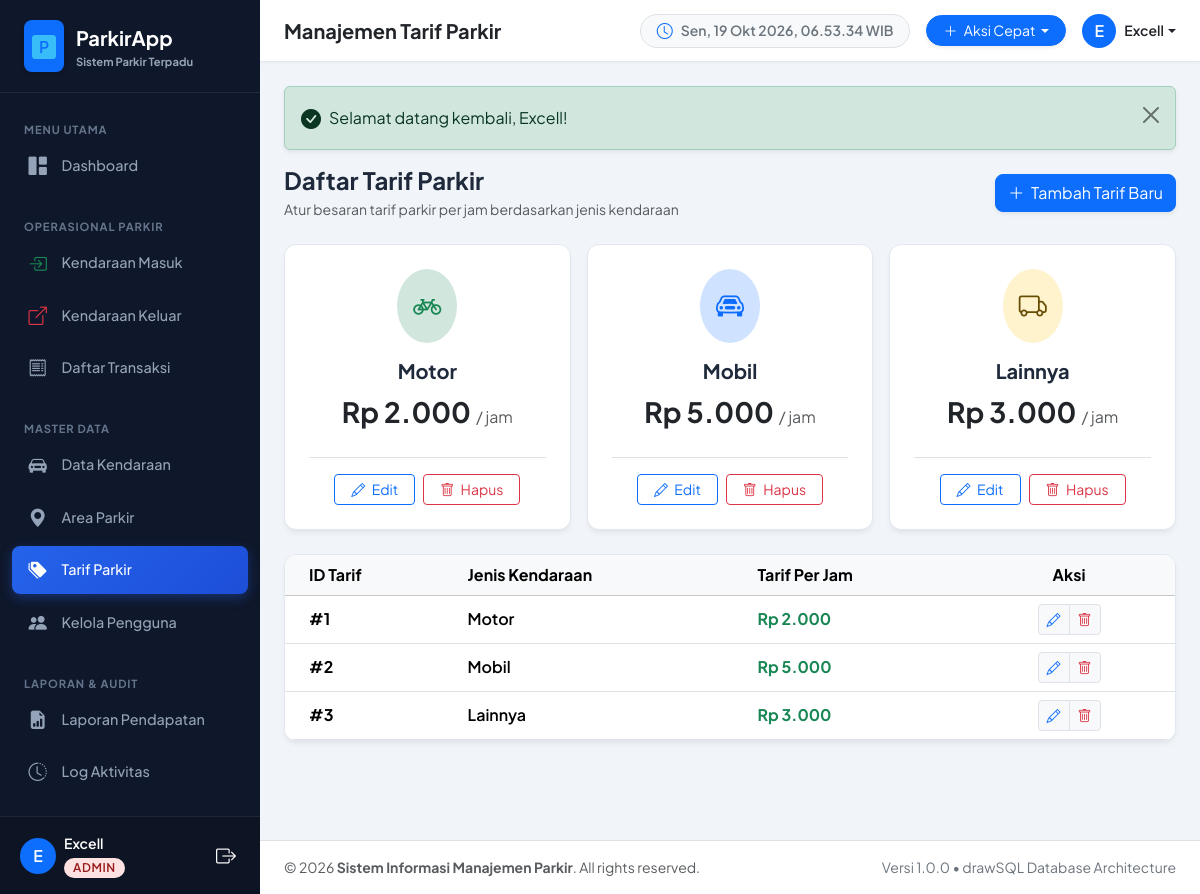
The app's page /pages/tarif/index.php (signed in) with its own data.
### tables this page shows
CREATE TABLE IF NOT EXISTS `tb_user` (
  `id_user` int(11) NOT NULL AUTO_INCREMENT,
  `nama_lengkap` varchar(50) NOT NULL,
  `username` varchar(50) NOT NULL,
  `password` varchar(100) NOT NULL,
  `role` enum('admin','petugas','owner') NOT NULL,
  `status_aktif` tinyint(1) NOT NULL DEFAULT 1,
  PRIMARY KEY (`id_user`),
  UNIQUE KEY `tb_user_username_unique` (`username`)
);

CREATE TABLE IF NOT EXISTS `tb_tarif` (
  `id_tarif` int(11) NOT NULL AUTO_INCREMENT,
  `jenis_kendaraan` enum('motor','mobil','lainnya') NOT NULL,
  `tarif_per_jam` decimal(10,0) NOT NULL,
  PRIMARY KEY (`id_tarif`)
);

### config/auth.php (called while the page is built, shortened)
<?php
require_once __DIR__ . '/database.php';
require_once __DIR__ . '/helper.php';
if (isset($_SESSION['user_id']) && isset($pdo)) {
    try {
        $stmt_sync_user = $pdo->prepare("SELECT nama_lengkap, username, role, status_aktif FROM tb_user WHERE id_user = ? LIMIT 1");
        $stmt_sync_user->execute([$_SESSION['user_id']]);
    } catch (Exception $e) {
    }
}
function isLoggedIn() {
    return isset($_SESSION['user_id']) && !empty($_SESSION['user_id']);
}
function getCurrentUser() {
    return [
        'id_user'      => $_SESSION['user_id'],
        'nama_lengkap' => $_SESSION['nama_lengkap'],
        'username'     => $_SESSION['username'],
        'role'         => $_SESSION['role'],
    ];
}
function isAdmin() {
    return isLoggedIn() && $_SESSION['role'] === 'admin';
}

### pages/tarif/index.php (the view, shortened to what this page needs)
<?php
require_once __DIR__ . '/../../config/database.php';
require_once __DIR__ . '/../../config/helper.php';
require_once __DIR__ . '/../../config/auth.php';
$page_heading = 'Manajemen Tarif Parkir';
$stmt = $pdo->query("SELECT * FROM tb_tarif ORDER BY id_tarif ASC");
$tarifs = $stmt->fetchAll();
include __DIR__ . '/../../includes/header.php';
include __DIR__ . '/../../includes/sidebar.php';
include __DIR__ . '/../../includes/navbar.php';
?>
<div class="d-flex justify-content-between align-items-center flex-wrap gap-2 mb-4">
    <div>
        <h4 class="fw-bold mb-1">Daftar Tarif Parkir</h4>
        <p class="text-muted small mb-0">Atur besaran tarif parkir per jam berdasarkan jenis kendaraan</p>
    </div>
    <a href="<?= base_url('pages/tarif/create.php') ?>" class="btn btn-primary rounded-3 shadow-sm">
        <i class="bi bi-plus-lg me-1"></i> Tambah Tarif Baru
    </a>
</div>
<div class="row g-3 mb-4">
    <?php foreach ($tarifs as $tf):
        $icon = 'bi-car-front';
        $bg = 'bg-primary-subtle text-primary';
        if ($tf['jenis_kendaraan'] === 'motor') {
            $icon = 'bi-bicycle';
            $bg = 'bg-success-subtle text-success';
        } elseif ($tf['jenis_kendaraan'] === 'lainnya') {
            $icon = 'bi-truck';
            $bg = 'bg-warning-subtle text-warning-emphasis';
        }
    ?>
    <div class="col-md-4">
        <div class="data-card p-4 text-center h-100 d-flex flex-column justify-content-between">
            <div>
                <div class="d-inline-flex p-3 rounded-circle <?= $bg ?> fs-3 mb-3">
                    <i class="bi <?= $icon ?>"></i>
                </div>
                <h5 class="fw-bold text-capitalize mb-1"><?= e($tf['jenis_kendaraan']) ?></h5>
                <div class="fs-3 fw-bold text-dark my-2"><?= rupiah($tf['tarif_per_jam']) ?> <span class="fs-6 text-muted fw-normal">/ jam</span></div>
            </div>
            <div class="d-flex justify-content-center gap-2 mt-3 pt-3 border-top">
                <a href="<?= base_url('pages/tarif/edit.php?id=' . $tf['id_tarif']) ?>" class="btn btn-sm btn-outline-primary px-3">
                    <i class="bi bi-pencil me-1"></i> Edit
                </a>
                <a href="<?= base_url('pages/tarif/delete.php?id=' . $tf['id_tarif']) ?>" class="btn btn-sm btn-outline-danger px-3" onclick="return confirm('Yakin ingin menghapus tarif <?= e($tf['jenis_kendaraan']) ?>?')">
                    <i class="bi bi-trash me-1"></i> Hapus
                </a>
            </div>
        </div>
    </div>
    <?php endforeach; ?>
</div>
<div class="data-card">
    <div class="table-responsive">
        <table class="table table-hover align-middle mb-0">
            <thead class="table-light">
                <tr>
                    <th class="ps-4">ID Tarif</th>
                    <th>Jenis Kendaraan</th>
                    <th>Tarif Per Jam</th>
                    <th class="text-center pe-4">Aksi</th>
                </tr>
            </thead>
            <tbody>
                <?php foreach ($tarifs as $tf): ?>
                    <tr>
                        <td class="ps-4 fw-bold">#<?= $tf['id_tarif'] ?></td>
                        <td class="text-capitalize fw-semibold"><?= e($tf['jenis_kendaraan']) ?></td>
                        <td class="fw-bold text-success fs-6"><?= rupiah($tf['tarif_per_jam']) ?></td>
                        <td class="text-center pe-4">
                            <div class="btn-group btn-group-sm">
                                <a href="<?= base_url('pages/tarif/edit.php?id=' . $tf['id_tarif']) ?>" class="btn btn-light border text-primary" title="Edit">
                                    <i class="bi bi-pencil"></i>
                                </a>
                                <a href="<?= base_url('pages/tarif/delete.php?id=' . $tf['id_tarif']) ?>" class="btn btn-light border text-danger" title="Hapus" onclick="return confirm('Apakah Anda yakin ingin menghapus data tarif ini?')">
                                    <i class="bi bi-trash"></i>
                                </a>
                            </div>
                        </td>
                    </tr>
                <?php endforeach; ?>
            </tbody>
        </table>
    </div>
</div>
<?php include __DIR__ . '/../../includes/footer.php'; ?>

### includes/navbar.php (shortened to what this page needs)
<?php
$page_heading = $page_heading ?? 'Dashboard';
$current_user = getCurrentUser();
?>
<div class="app-main">
    <nav class="app-navbar">
        <div class="d-flex align-items-center gap-3">
            <h4 class="mb-0 fw-bold fs-5 text-dark"><?= e($page_heading) ?></h4>
        </div>
        <div class="d-flex align-items-center gap-3">
            <div class="d-none d-md-flex align-items-center gap-2 px-3 py-1 bg-light rounded-pill border">
                <i class="bi bi-clock text-primary"></i>
                <span id="liveClock" class="small fw-semibold text-secondary">--:--:-- WIB</span>
            </div>
            <?php if (isAdmin() || isPetugas()): ?>
            <div class="dropdown">
                <button class="btn btn-sm btn-primary rounded-pill px-3 dropdown-toggle shadow-sm" type="button" data-bs-toggle="dropdown">
                    <i class="bi bi-plus-lg me-1"></i> Aksi Cepat
                </button>
            </div>
            <?php endif; ?>
            <div class="dropdown">
                <a href="#" class="d-flex align-items-center text-dark text-decoration-none dropdown-toggle" data-bs-toggle="dropdown">
                    <div class="bg-primary text-white rounded-circle d-flex align-items-center justify-content-center me-2" style="width: 34px; height: 34px; font-weight: 600;">
                        <?= strtoupper(substr($current_user['nama_lengkap'] ?? 'U', 0, 1)) ?>
                    </div>
                    <span class="d-none d-sm-inline fw-semibold small"><?= e($current_user['nama_lengkap'] ?? '') ?></span>
                </a>
            </div>
        </div>
    </nav>
    <main class="content-container">

### records on screen
tb_user: nama_lengkap "E", nama_lengkap "Excell"
tb_tarif: jenis_kendaraan "Motor", tarif_per_jam "Rp 2.000", id_tarif "1"
tb_tarif: jenis_kendaraan "Mobil", tarif_per_jam "Rp 5.000", id_tarif "2"
tb_tarif: jenis_kendaraan "Lainnya", tarif_per_jam "Rp 3.000", id_tarif "3"

### other values on screen
substr($user_name, 0, 1) "E"
$user_name "Excell"
$user_role "ADMIN"
$page_heading "Manajemen Tarif Parkir"
$msg "Selamat datang kembali, Excell!"
